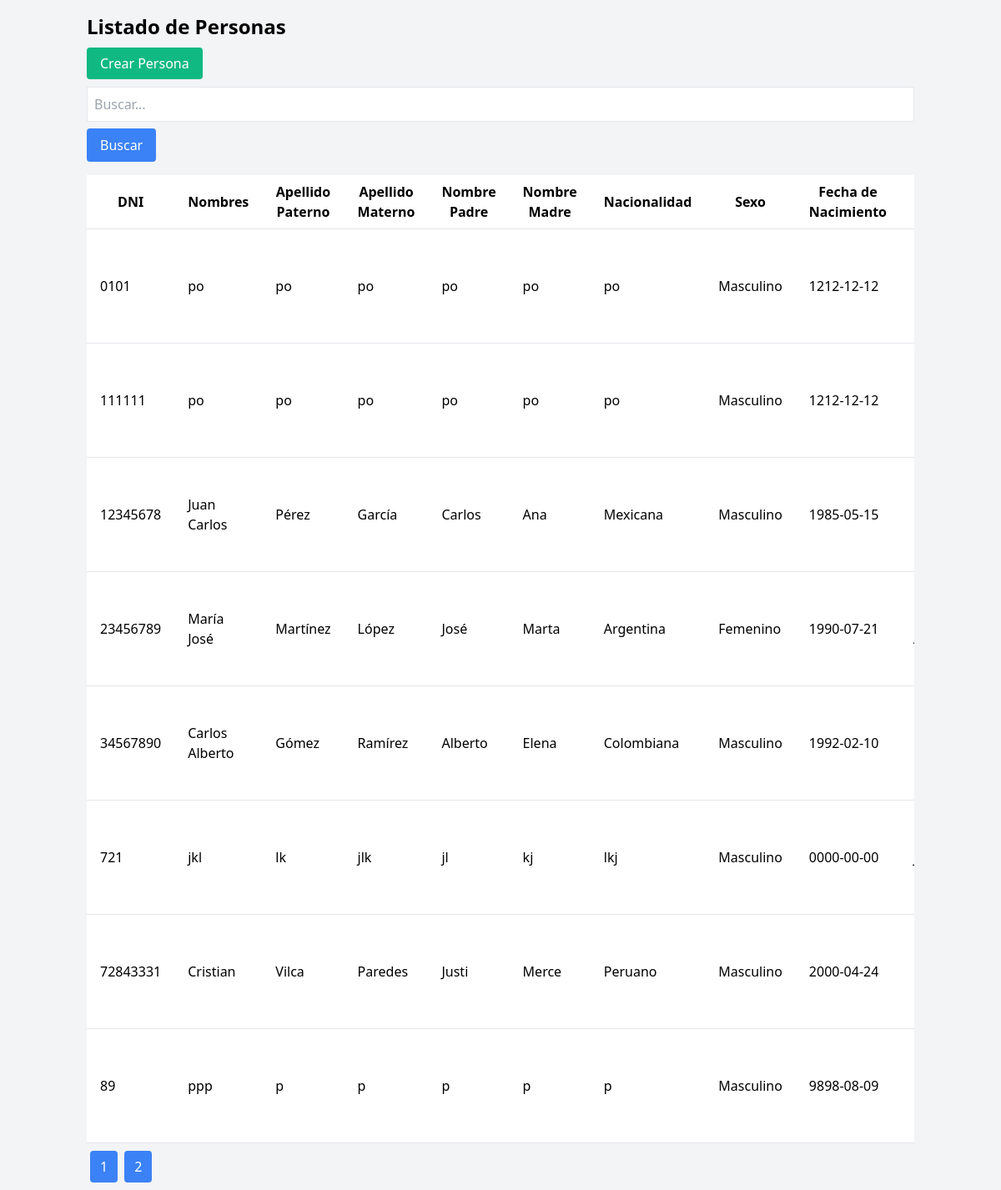
The app's page /index2.php with its own data.
### tables this page shows
CREATE TABLE `personas` (
  `dni` varchar(20) NOT NULL,
  `nombres` varchar(100) DEFAULT NULL,
  `apellidopa` varchar(50) DEFAULT NULL,
  `apellidoma` varchar(50) DEFAULT NULL,
  `nombrepa` varchar(50) DEFAULT NULL,
  `nombrema` varchar(50) DEFAULT NULL,
  `nacionalidad` varchar(50) DEFAULT NULL,
  `sexo` varchar(10) DEFAULT NULL,
  `fechanac` date DEFAULT NULL,
  `lugarnac` varchar(100) DEFAULT NULL,
  `departamento` varchar(45) NOT NULL,
  `provincia` varchar(45) NOT NULL,
  `distrito` varchar(40) NOT NULL,
  `lugarresi` varchar(100) DEFAULT NULL,
  `direccion` varchar(255) DEFAULT NULL,
  `gradoins` varchar(50) DEFAULT NULL,
  `estadoci` varchar(50) DEFAULT NULL,
  `ocupacion` varchar(50) DEFAULT NULL,
  `religion` varchar(50) DEFAULT NULL
);

### db.php (called while the page is built, shortened)
<?php
class Persona
{
    private $conn;
    private $table_name = "personas";
    public function __construct($db)
    {
        $this->conn = $db;
    }
    public function read($search = "", $start = 0, $limit = 10)
    {
        $query = "SELECT * FROM " . $this->table_name . " WHERE CONCAT(dni, ' ', nombres, ' ', apellidopa, ' ', apellidoma, ' ', nombrepa, ' ', nombrema, ' ', nacionalidad, ' ', sexo, ' ', fechanac, ' ', lugarnac, ' ', lugarresi,' ', departamento,' ', provincia,' ', distrito, ' ', direccion, ' ', gradoins, ' ', estadoci, ' ', ocupacion, ' ', religion) LIKE ? LIMIT ?, ?";
        $stmt = $this->conn->prepare($query);
        $search = "%{$search}%";
        $stmt->bind_param("sii", $search, $start, $limit);
        $stmt->execute();
        $result = $stmt->get_result();
        return $result;
    }
    public function count()
    {
        $query = "SELECT COUNT(*) as total FROM " . $this->table_name;
        $result = $this->conn->query($query);
        $row = $result->fetch_assoc();
        return $row['total'];
    }
}

### index2.php (the view, shortened to what this page needs)
<!DOCTYPE html>
<html lang="es">
<head>
    <link href="https://cdn.jsdelivr.net/npm/tailwindcss@2.2.19/dist/tailwind.min.css" rel="stylesheet">
</head>
<body class="bg-gray-100">
    <div class="container mx-auto p-4">
        <h1 class="text-2xl font-bold mb-4">Listado de Personas</h1>
        <div class="mb-4">
            <a href="create.php" class="bg-green-500 text-white px-4 py-2 rounded">Crear Persona</a>
        </div>
        <form method="GET" action="index.php" class="mb-4">
            <input type="text" name="search" class="border p-2 w-full mb-2" placeholder="Buscar...">
            <button type="submit" class="bg-blue-500 text-white px-4 py-2 rounded">Buscar</button>
        </form>
        <?php
        include_once 'db.php';
        $database = new Database();
        $db = $database->getConnection();
        $persona = new Persona($db);
        $search = isset($_GET['search']) ? $_GET['search'] : "";
        $page = isset($_GET['page']) ? $_GET['page'] : 1;
        $limit = 10;
        $start = ($page - 1) * $limit;
        $result = $persona->read($search, $start, $limit);
        $total_records = $persona->count();
        $total_pages = ceil($total_records / $limit);
        echo "<div class='overflow-x-auto'>";
        echo "<table class='min-w-full bg-white'>
                <thead>
                    <tr>
                        <th class='py-2 px-4 border-b'>DNI</th>
                        <th class='py-2 px-4 border-b'>Nombres</th>
                        <th class='py-2 px-4 border-b'>Apellido Paterno</th>
                        <th class='py-2 px-4 border-b'>Apellido Materno</th>
                        <th class='py-2 px-4 border-b'>Nombre Padre</th>
                        <th class='py-2 px-4 border-b'>Nombre Madre</th>
                        <th class='py-2 px-4 border-b'>Nacionalidad</th>
                        <th class='py-2 px-4 border-b'>Sexo</th>
                        <th class='py-2 px-4 border-b'>Fecha de Nacimiento</th>
                        <th class='py-2 px-4 border-b'>Lugar de Nacimiento</th>
                        <th class='py-2 px-4 border-b'>Lugar de Residencia</th>
                        <th class='py-2 px-4 border-b'>Dirección</th>
                        <th class='py-2 px-4 border-b'>Grado de Instrucción</th>
                        <th class='py-2 px-4 border-b'>Estado Civil</th>
                        <th class='py-2 px-4 border-b'>Ocupación</th>
                        <th class='py-2 px-4 border-b'>Religión</th>
                        <th class='py-2 px-4 border-b'>Acciones</th>
                    </tr>
                </thead>
                <tbody>";
        while ($row = $result->fetch_assoc()) {
            echo "<tr>
                    <td class='py-2 px-4 border-b'>{$row['dni']}</td>
                    <td class='py-2 px-4 border-b'>{$row['nombres']}</td>
                    <td class='py-2 px-4 border-b'>{$row['apellidopa']}</td>
                    <td class='py-2 px-4 border-b'>{$row['apellidoma']}</td>
                    <td class='py-2 px-4 border-b'>{$row['nombrepa']}</td>
                    <td class='py-2 px-4 border-b'>{$row['nombrema']}</td>
                    <td class='py-2 px-4 border-b'>{$row['nacionalidad']}</td>
                    <td class='py-2 px-4 border-b'>{$row['sexo']}</td>
                    <td class='py-2 px-4 border-b'>{$row['fechanac']}</td>
                    <td class='py-2 px-4 border-b'>{$row['lugarnac']}</td>
                    <td class='py-2 px-4 border-b'>{$row['lugarresi']}</td>
                    <td class='py-2 px-4 border-b'>{$row['direccion']}</td>
                    <td class='py-2 px-4 border-b'>{$row['gradoins']}</td>
                    <td class='py-2 px-4 border-b'>{$row['estadoci']}</td>
                    <td class='py-2 px-4 border-b'>{$row['ocupacion']}</td>
                    <td class='py-2 px-4 border-b'>{$row['religion']}</td>
                    <td class='py-2 px-4 border-b'>
                        <a href='update.php?dni={$row['dni']}' class='text-blue-500'>Editar</a> |
                        <a href='delete.php?dni={$row['dni']}' class='text-red-500' onclick='return confirm(\"¿Estás seguro?\")'>Eliminar</a> |
                        <a href='generate_pdf.php?dni={$row['dni']}' class='text-green-500' target='_blank'>Generar PDF</a>
                    </td>
                </tr>";
        }
        echo "</tbody></table>";
        echo "</div>";
        echo "<div class='mt-4'>";
        for ($i = 1; $i <= $total_pages; $i++) {
            echo "<a href='index.php?page=$i&search=$search' class='bg-blue-500 text-white px-3 py-2 rounded m-1'>$i</a>";
        }
        echo "</div>";
        ?>
    </div>
</body>
</html>

### records on screen
personas: dni "0101", nombres "po", apellidopa "po", apellidoma "po", nombrepa "po", nombrema "po", nacionalidad "po", sexo "Masculino", fechanac "1212-12-12"
personas: dni "111111", nombres "po", apellidopa "po", apellidoma "po", nombrepa "po", nombrema "po", nacionalidad "po", sexo "Masculino", fechanac "1212-12-12"
personas: dni "12345678", nombres "Juan Carlos", apellidopa "Pérez", apellidoma "García", nombrepa "Carlos", nombrema "Ana", nacionalidad "Mexicana", sexo "Masculino", fechanac "1985-05-15"
personas: dni "23456789", nombres "María José", apellidopa "Martínez", apellidoma "López", nombrepa "José", nombrema "Marta", nacionalidad "Argentina", sexo "Femenino", fechanac "1990-07-21"
personas: dni "34567890", nombres "Carlos Alberto", apellidopa "Gómez", apellidoma "Ramírez", nombrepa "Alberto", nombrema "Elena", nacionalidad "Colombiana", sexo "Masculino", fechanac "1992-02-10"
personas: dni "721", nombres "jkl", apellidopa "lk", apellidoma "jlk", nombrepa "jl", nombrema "kj", nacionalidad "lkj", sexo "Masculino", fechanac "0000-00-00"
personas: dni "72843331", nombres "Cristian", apellidopa "Vilca", apellidoma "Paredes", nombrepa "Justi", nombrema "Merce", nacionalidad "Peruano", sexo "Masculino", fechanac "2000-04-24"
personas: dni "89", nombres "ppp", apellidopa "p", apellidoma "p", nombrepa "p", nombrema "p", nacionalidad "p", sexo "Masculino", fechanac "9898-08-09"
